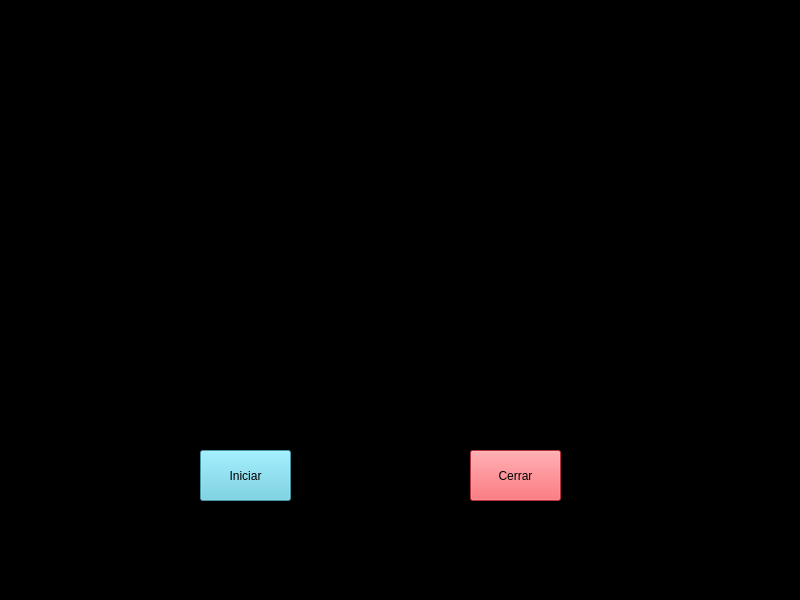
<?xml version="1.0" encoding="UTF-8"?>
<ui version="4.0">
 <class>MainWindow</class>
 <widget class="QMainWindow" name="MainWindow">
  <property name="geometry">
   <rect>
    <x>0</x>
    <y>0</y>
    <width>800</width>
    <height>600</height>
   </rect>
  </property>
  <property name="windowTitle">
   <string>MainWindow</string>
  </property>
  <property name="styleSheet">
   <string notr="true">background-color: rgb(0, 0, 0);</string>
  </property>
  <widget class="QWidget" name="centralwidget">
   <widget class="QLabel" name="label_logo">
    <property name="geometry">
     <rect>
      <x>150</x>
      <y>0</y>
      <width>491</width>
      <height>392</height>
     </rect>
    </property>
    <property name="text">
     <string/>
    </property>
    <property name="pixmap">
     <pixmap>traductor_de_gestos/images/logo.png</pixmap>
    </property>
   </widget>
   <widget class="QPushButton" name="pushButton_inciar">
    <property name="geometry">
     <rect>
      <x>200</x>
      <y>450</y>
      <width>91</width>
      <height>51</height>
     </rect>
    </property>
    <property name="styleSheet">
     <string notr="true">background-color: rgb(97, 206, 228);
font: 700 9pt &quot;Segoe UI&quot;;
color: rgb(0, 0, 0);</string>
    </property>
    <property name="text">
     <string>Iniciar</string>
    </property>
   </widget>
   <widget class="QPushButton" name="pushButton_cancelar">
    <property name="geometry">
     <rect>
      <x>470</x>
      <y>450</y>
      <width>91</width>
      <height>51</height>
     </rect>
    </property>
    <property name="styleSheet">
     <string notr="true">background-color: rgb(253, 69, 77);
color: rgb(0, 0, 0);
font: 700 9pt &quot;Segoe UI&quot;;</string>
    </property>
    <property name="text">
     <string>Cerrar</string>
    </property>
   </widget>
  </widget>
 </widget>
 <resources/>
 <connections/>
</ui>
